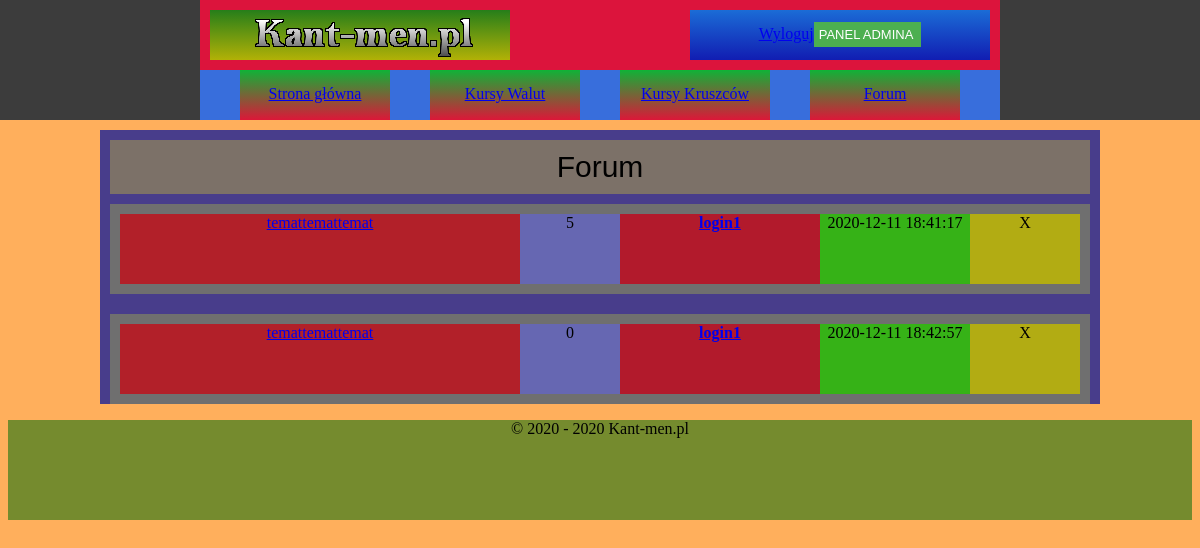
The app's page /forum.php, older data.
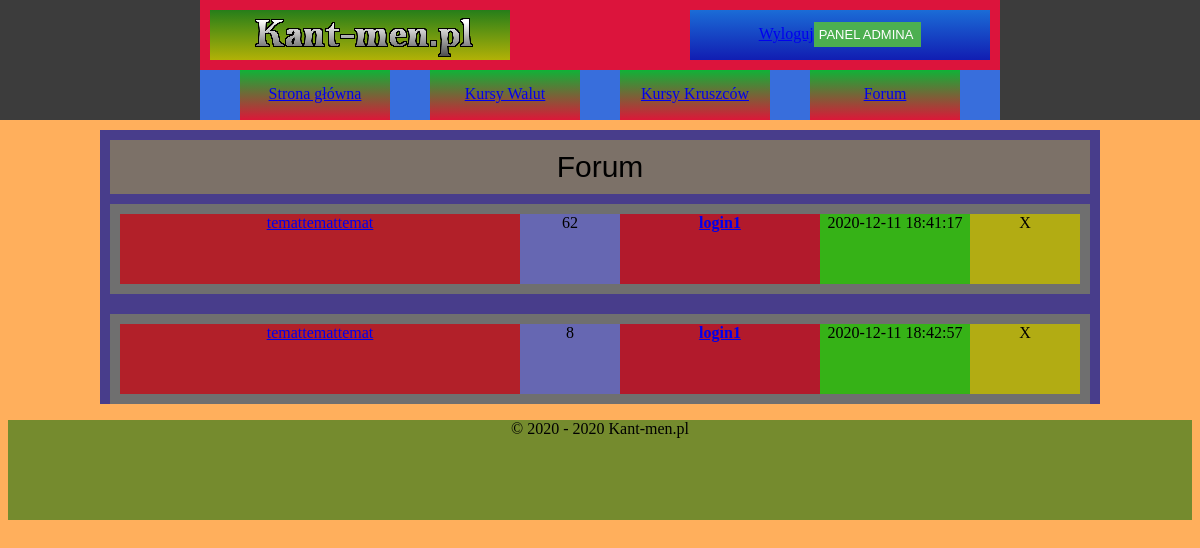
The same page, newer data.
### tables this page shows
CREATE TABLE `watek` (
  `ID_WATEK` int(10) NOT NULL,
  `ID_USER` int(10) NOT NULL,
  `TEMAT` varchar(100) NOT NULL,
  `DATA` timestamp NOT NULL DEFAULT current_timestamp(),
  `TRESC_WATKU` longtext NOT NULL,
  `LICZBA_KOMENTARZY` int(10) NOT NULL DEFAULT 0,
  `ILOSC_ODWIEDZIN` int(10) NOT NULL DEFAULT 0
);

CREATE TABLE `user` (
  `ID_USER` int(10) NOT NULL,
  `LOGIN` varchar(20) NOT NULL,
  `HASLO` char(64) NOT NULL,
  `IMIE` varchar(50) NOT NULL,
  `NAZWISKO` varchar(50) NOT NULL,
  `EMAIL` varchar(50) NOT NULL,
  `WIEK` int(10) NOT NULL,
  `MIASTO` varchar(50) NOT NULL,
  `KRAJ` varchar(50) NOT NULL,
  `OPIS_PROFILU` text DEFAULT NULL,
  `ZDJECIE` blob DEFAULT NULL,
  `STW_WATKI` int(10) NOT NULL DEFAULT 0,
  `LICZ_KOMENTARZY` int(10) NOT NULL DEFAULT 0,
  `UPRAWNIENIA` varchar(10) NOT NULL DEFAULT 'USER'
);

### forum.php (the view, shortened to what this page needs)
<!DOCTYPE HTML>
<html>
    <head>
        <link href="CSS/styleGlowne.css" rel="stylesheet" type="text/css">
        <link href="CSS/styleForum.css" rel="stylesheet" type="text/css">
    </head>
    <body>
    <?php
    include_once('rysowanieMenu.php');
    ?>
        <main>
            <section>
                <div class="pas-tytulowy">
                    Forum
                </div>
                <?php
                    require_once "polaczeniezMySQL.php";
                    $polaczenie = @new mysqli($host,$db_user,$db_password,$db_name);
                    if($polaczenie->connect_errno!=0)
                    {
                        echo "Error: ".$polaczenie->connect_errno;
                    }
                    else
                    {
                        $rezultat = $polaczenie->query("SELECT * FROM watek");
                        if(!$rezultat)
                        {
                        throw new Exception($polaczenie->error);
                        }
                        else
                        {
                        while($row = mysqli_fetch_array($rezultat))
                        {
                ?>
                <article class="artykul">
                    <div class="glowny-kontener-artykulu">
                        <div class="tytul-watku">
                            <?php echo '<a href="watek.php?id='.$row['ID_WATEK'].'"  target=" blank" >'.$row['TEMAT'].'</a>'; ?>
                        </div>
                        <div class="ilosc-odwiedzin">
                            <?php echo $row['ILOSC_ODWIEDZIN']; ?>
                        </div>
                        <div class="autor">
                            <?php
                                $row_autor = mysqli_fetch_array($wyciagniecie_nicku_autora = $polaczenie->query("SELECT * FROM user WHERE ID_USER=".$row['ID_USER']));
                                echo '<a href="profilowe.php?user='.$row['ID_USER'].'" target=" blank"><k style=" font-weight: 700;">'.$row_autor['LOGIN'].'</k></a>';
                            ?>
                        </div>
                        <div class="czas-wstawienia">
                            <?php echo $row['DATA']; ?>
                        </div>
                        <div class="admin-mini-panel">
                            X
                        </div>
                    </div>
                </article>
                <?php
                    }
                    }
                    }
                ?>
            </section>
        </main>
    <?php
    include_once('rysowanieStopki.php');
    ?>
    </body>
</html>

Row changes from the older to the newer data that the page shows:
changed watek (number 1 of 2 on the later page): ILOSC_ODWIEDZIN "5" → "62"
changed watek (number 2 of 2 on the later page): ILOSC_ODWIEDZIN "0" → "8"
